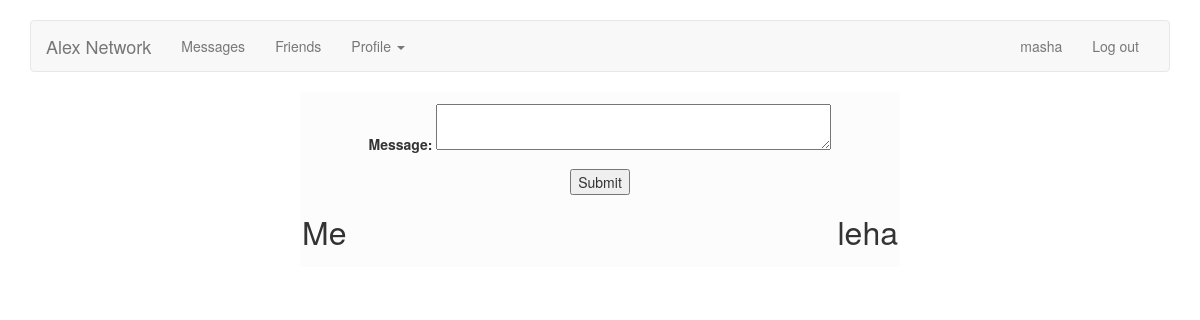
Page /talk/dialog/5/ (signed in) on the earlier database version.
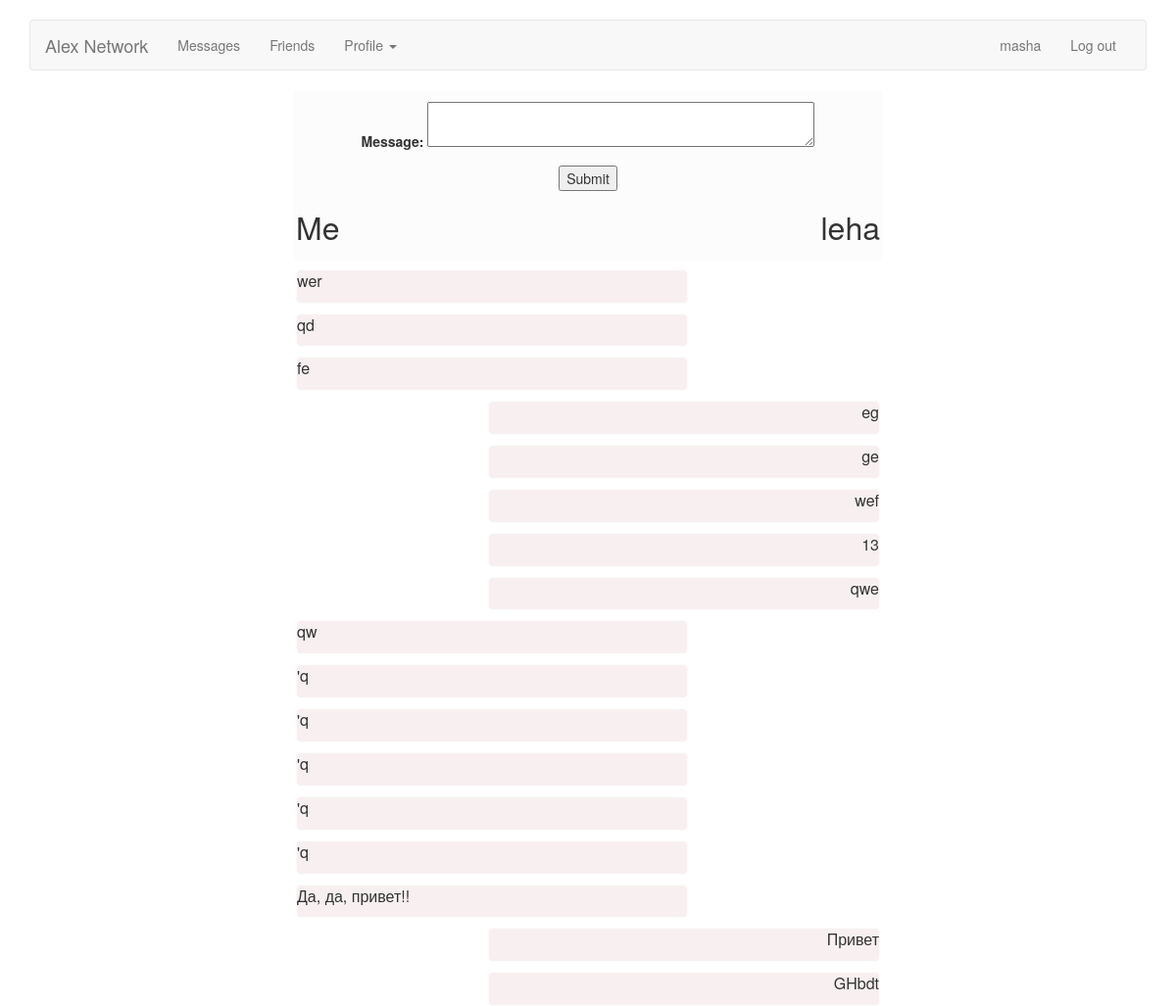
Same page on the later database version.
### talk/models.py (models this page shows, shortened)
class Message(models.Model):
    sender = models.ForeignKey(User)
    receiver = models.ForeignKey(User, related_name = 'receiver')
    text = models.CharField(max_length = 500)
    read = models.BooleanField()
    date = models.DateTimeField(auto_now_add = True)

### talk/views.py (the view, shortened to what this page needs)
# urls.py: url(r'^dialog/(?P<pk>\d+)/$', views.DialogView.as_view(),
class DialogView(TemplateView):
    template_name = 'talk/dialog.html'
    def get(self, request, pk):
        form = MessageForm()
        friend = User.objects.get(pk = pk)
        messages = Message.objects.filter\
            (
                sender = request.user,
                receiver = friend,
            )\
        	|\
        	Message.objects.filter\
            (
                receiver = request.user,
                sender = friend,
            )
        messages = messages.order_by("-date")
        args = {'messages': list(messages), 'form': form, 'friend': friend}
        Message.objects.filter\
            (
                receiver = request.user,
                sender = friend,
            ).update(read=True)
        return render(request, self.template_name, args)

### talk/forms.py
class MessageForm(forms.Form):
    message = forms.CharField(widget=\
                              forms.Textarea(attrs = {'cols': 50, 'rows': 2}))

### talk/templates/talk/dialog.html (shortened to what this page needs)
{% extends 'base.html' %}
{% block body %}
	<div class="container1">
		<p align="right">
		<form method="post">
			{{ form.as_p }}
			<p align="center">
				<button type="submit">Submit</button>
			</p>
		</p>
		<p style="text-align:left;">
		<font size="6" align="right">Me</font>
		<span style="float:right;">
		<font size="6">{{ friend }}</font>
		</span>
		</p>
		{% for mes in messages %}
			{% if mes.read %}
				<div class="read"
			{% else %}
				<div class="unread"
			{% endif %}
				{% if mes.sender == request.user %}
					style="float:left"><p align="left">
				{% else %}
					style="float:right"><p align="right">
				{% endif %}
					<font size="3">{{ mes.text }}</font></p>
				</div>
		{% endfor %}
{% endblock %}

### talk/templates/base.html (shortened to what this page needs)
<html>
	<head>
		<link rel="stylesheet"
					href="https://maxcdn.bootstrapcdn.com/bootstrap/3.3.7/css/bootstrap.min.css"
>
	</head>
	<body>
		<br>
		<div class="container">
      <nav class="navbar navbar-default">
        <div class="container-fluid">
          <div class="navbar-header">
            <a class="navbar-brand" href="{% url 'talk:info' %}">Alex Network</a>
          </div>
          <div id="navbar" class="navbar-collapse collapse">
            <ul class="nav navbar-nav">
							{% if user.is_authenticated %}
								<li><a href="{% url 'talk:messages' %}">
										Messages</a>
								</li>
								<li><a href="{% url 'talk:friends' %}">
										Friends</a>
								</li>
								<li class="dropdown">
									<a href="#" class="dropdown-toggle" data-toggle="dropdown"
										 role="button" aria-haspopup="true"
										 aria-expanded="false">Profile
										<span class="caret"></span></a>
								</li>
							{% endif %}
            </ul>
            <ul class="nav navbar-nav navbar-right">
							{% if user.is_authenticated %}
								<p class="navbar-text">{{ user }}</p>
  	            <li><a href="{% url 'accounts:logout' %}">Log out</a></li>
							{% else %}
								<li><a href="{% url 'accounts:register' %}">Register</a></li>
								<li><a href="{% url 'accounts:login' %}">
										Log in</a>
								</li>
							{% endif %}
            </ul>
          </div>
        </div>
      </nav>
		</div>
		{% block body %}{% endblock %}
	</body>
</html>

### talk/templates/talk/dialog.html (style rules this page uses)
div.container1 { width:600px; word-wrap: break-word; margin: auto; border: 2px solid #FCFCFC; background: #FCFCFC; }
form { text-align: center; }
div.read { width: 400px; border: 1px solid #FCFCFC; background: #F8F0F0; margin-top: 10px; border-radius: 5px; }

Differences in the rows shown:
added Message: text "wer"
added Message: text "qd"
added Message: text "fe"
added Message: text "eg"
added Message: text "ge"
added Message: text "wef"
added Message: text "13"
added Message: text "qwe"
added Message: text "qw"
added Message: text "'q"
added Message: text "'q"
added Message: text "'q"
added Message: text "'q"
added Message: text "'q"
added Message: text "Да, да, привет!!"
added Message: text "Привет"
added Message: text "GHbdt"
